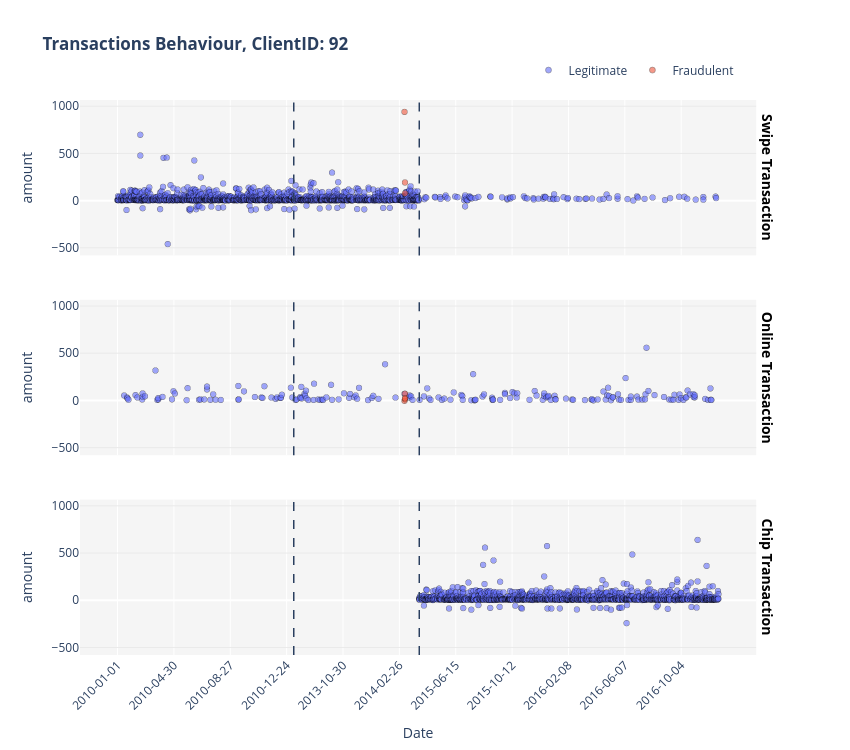

The notebook cell saved with this chart:
### Code cell
plot_client_behaviour_amount(fraudulent_client_list[1])

### Figure 1 — Plotly figure (JSON) as saved in the notebook; plotly's stock layout.template omitted (floating-point values rounded to 4 significant figures; data arrays with more than 128 entries replaced by an {"elided": "..."} marker saying what was removed)
{"data": [{"customdata": {"elided": "1413x2 str values"}, "hovertemplate": "<b>%{customdata[0]}</b><br>Chip: %{customdata[1]}        <br>amount: %{y:,.2f}$<extra></extra>", "legendgroup": "Legitimate", "marker": {"color": "#636efa", "line": {"color": "black", "width": 0.45}, "opacity": 0.6, "symbol": "circle"}, "mode": "markers", "name": "Legitimate", "showlegend": true, "type": "scattergl", "x": {"elided": "1413 str values"}, "xaxis": "x3", "y": {"elided": "1413 float values"}, "yaxis": "y3"}, {"customdata": {"elided": "182x2 str values"}, "hovertemplate": "<b>%{customdata[0]}</b><br>Chip: %{customdata[1]}        <br>amount: %{y:,.2f}$<extra></extra>", "legendgroup": "Legitimate", "marker": {"color": "#636efa", "line": {"color": "black", "width": 0.45}, "opacity": 0.6, "symbol": "circle"}, "mode": "markers", "name": "Legitimate", "showlegend": false, "type": "scattergl", "x": {"elided": "182 str values"}, "xaxis": "x2", "y": {"elided": "182 float values"}, "yaxis": "y2"}, {"customdata": {"elided": "1172x2 str values"}, "hovertemplate": "<b>%{customdata[0]}</b><br>Chip: %{customdata[1]}        <br>amount: %{y:,.2f}$<extra></extra>", "legendgroup": "Legitimate", "marker": {"color": "#636efa", "line": {"color": "black", "width": 0.45}, "opacity": 0.6, "symbol": "circle"}, "mode": "markers", "name": "Legitimate", "showlegend": false, "type": "scattergl", "x": {"elided": "1172 str values"}, "xaxis": "x", "y": {"elided": "1172 float values"}, "yaxis": "y"}, {"customdata": [["Sunday, 09 Mar 2014", "Swipe Transaction"], ["Monday, 10 Mar 2014", "Swipe Transaction"], ["Monday, 10 Mar 2014", "Swipe Transaction"]], "hovertemplate": "<b>%{customdata[0]}</b><br>Chip: %{customdata[1]}        <br>amount: %{y:,.2f}$<extra></extra>", "legendgroup": "Fraudulent", "marker": {"color": "#EF553B", "line": {"color": "black", "width": 0.45}, "opacity": 0.6, "symbol": "circle"}, "mode": "markers", "name": "Fraudulent", "showlegend": true, "type": "scattergl", "x": ["2014-03-09", "2014-03-10", "2014-03-10"], "xaxis": "x3", "y": [944.7, 195.4, 79.38], "yaxis": "y3"}, {"customdata": [["Sunday, 09 Mar 2014", "Online Transaction"], ["Monday, 10 Mar 2014", "Online Transaction"], ["Monday, 10 Mar 2014", "Online Transaction"], ["Monday, 10 Mar 2014", "Online Transaction"]], "hovertemplate": "<b>%{customdata[0]}</b><br>Chip: %{customdata[1]}        <br>amount: %{y:,.2f}$<extra></extra>", "legendgroup": "Fraudulent", "marker": {"color": "#EF553B", "line": {"color": "black", "width": 0.45}, "opacity": 0.6, "symbol": "circle"}, "mode": "markers", "name": "Fraudulent", "showlegend": false, "type": "scattergl", "x": ["2014-03-09", "2014-03-10", "2014-03-10", "2014-03-10"], "xaxis": "x2", "y": [0.62, 75.86, 17.25, 28.63], "yaxis": "y2"}], "layout": {"annotations": [{"font": {"color": "black", "size": 14}, "showarrow": false, "text": "<b>Chip Transaction</b>", "textangle": 90, "x": 0.98, "xanchor": "left", "xref": "paper", "y": 0.14, "yanchor": "middle", "yref": "paper"}, {"font": {"color": "black", "size": 14}, "showarrow": false, "text": "<b>Online Transaction</b>", "textangle": 90, "x": 0.98, "xanchor": "left", "xref": "paper", "y": 0.5, "yanchor": "middle", "yref": "paper"}, {"font": {"color": "black", "size": 14}, "showarrow": false, "text": "<b>Swipe Transaction</b>", "textangle": 90, "x": 0.98, "xanchor": "left", "xref": "paper", "y": 0.86, "yanchor": "middle", "yref": "paper"}], "autosize": false, "height": 750, "legend": {"orientation": "h", "title": {"text": ""}, "tracegroupgap": 0, "x": 0.65, "xanchor": "left", "y": 1.08, "yanchor": "top"}, "paper_bgcolor": "white", "plot_bgcolor": "#F5F5F5", "shapes": [{"line": {"dash": "dash", "width": 1.5}, "type": "line", "x0": "2011-01-08", "x1": "2011-01-08", "xref": "x", "y0": 0, "y1": 1, "yref": "y domain"}, {"line": {"dash": "dash", "width": 1.5}, "type": "line", "x0": "2011-01-08", "x1": "2011-01-08", "xref": "x2", "y0": 0, "y1": 1, "yref": "y2 domain"}, {"line": {"dash": "dash", "width": 1.5}, "type": "line", "x0": "2011-01-08", "x1": "2011-01-08", "xref": "x3", "y0": 0, "y1": 1, "yref": "y3 domain"}, {"line": {"dash": "dash", "width": 1.5}, "type": "line", "x0": "2015-03-30", "x1": "2015-03-30", "xref": "x", "y0": 0, "y1": 1, "yref": "y domain"}, {"line": {"dash": "dash", "width": 1.5}, "type": "line", "x0": "2015-03-30", "x1": "2015-03-30", "xref": "x2", "y0": 0, "y1": 1, "yref": "y2 domain"}, {"line": {"dash": "dash", "width": 1.5}, "type": "line", "x0": "2015-03-30", "x1": "2015-03-30", "xref": "x3", "y0": 0, "y1": 1, "yref": "y3 domain"}], "title": {"text": "<b>Transactions Behaviour, ClientID: 92</b>"}, "width": 850, "xaxis": {"anchor": "y", "autorange": true, "categoryarray": {"elided": "1270 str values"}, "categoryorder": "array", "domain": [0, 0.98], "matches": "x", "nticks": 12, "range": [-79.3, 1348.0], "showspikes": true, "showticklabels": true, "spikecolor": "#040404", "spikedash": "dash", "spikemode": "across", "spikethickness": 1, "tickangle": -45, "tickformat": "%A, %d %b %Y", "title": {"text": "Date"}, "type": "category"}, "xaxis2": {"anchor": "y2", "autorange": true, "categoryarray": {"elided": "1270 str values"}, "categoryorder": "array", "domain": [0, 0.98], "matches": "x", "nticks": 12, "range": [-79.3, 1348.0], "showspikes": true, "showticklabels": false, "spikecolor": "#040404", "spikedash": "dash", "spikemode": "across", "spikethickness": 1, "tickangle": -45, "tickformat": "%A, %d %b %Y", "type": "category"}, "xaxis3": {"anchor": "y3", "autorange": true, "categoryarray": {"elided": "1270 str values"}, "categoryorder": "array", "domain": [0, 0.98], "matches": "x", "nticks": 12, "range": [-79.3, 1348.0], "showspikes": true, "showticklabels": false, "spikecolor": "#040404", "spikedash": "dash", "spikemode": "across", "spikethickness": 1, "tickangle": -45, "tickformat": "%A, %d %b %Y", "type": "category"}, "yaxis": {"anchor": "x", "autorange": true, "domain": [0, 0.28], "gridcolor": "#EAEAEA", "range": [-581.2, 1067.0], "showgrid": true, "title": {"text": "amount"}, "type": "linear"}, "yaxis2": {"anchor": "x2", "autorange": true, "domain": [0.36, 0.64], "gridcolor": "#EAEAEA", "matches": "y", "range": [-581.2, 1067.0], "showgrid": true, "title": {"text": "amount"}, "type": "linear"}, "yaxis3": {"anchor": "x3", "autorange": true, "domain": [0.72, 1], "gridcolor": "#EAEAEA", "matches": "y", "range": [-581.2, 1067.0], "showgrid": true, "title": {"text": "amount"}, "type": "linear"}}}
